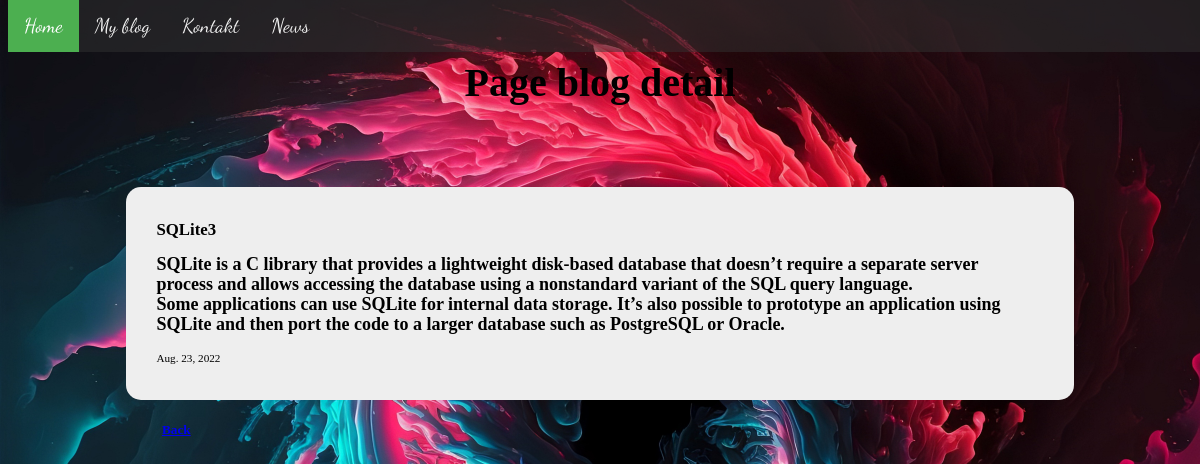
/blog/5/, run on the app's committed database.
### blog/models.py (models this page shows, shortened)
class Blog(models.Model):
    title = models.CharField(max_length=200)
    description = models.TextField(max_length=550)
    date = models.DateField()

### blog/views.py (the view)
# urls.py: path('<int:blog_id>/', views.detail, name='blog_detail'),
def detail(request, blog_id):
    blog = get_object_or_404(Blog, pk=blog_id)
    return render(request, "blog/detail.html", {'id': blog})

### blog/templates/blog/detail.html (shortened to what this page needs)
<!DOCTYPE html>
<html lang="en">
<head>
</head>
<body>
    {% extends 'portfolio/base.html' %}
    {% block content %}
        <h1 class="s">Page blog detail</h1><br>
        <div class="as">
            <p><h2>{{ id.title }}</h2></p>
            <p><h4>{{ id.description|safe }}</h3></p>
            <p>{{ id.date }}</p>
        </div>
        <h5><a class="back" href="{% url 'blog:all_blog' %}">Back</a></h4>
    {% endblock %}

### static/home/css/base.css (style rules this page uses)
.fon { background-image: url('spase.jpg'); background-repeat: no-repeat; background-attachment: fixed; background-size: cover; height: 400px; }

### blog/templates/blog/detail.html (style rules this page uses)
.s { text-align: center; margin-top: 5%; font-size:40px; }
.as { font-size: 70%; margin-right: 10%; margin-left: 10%; margin-top:3%; line-height: 0px; padding: 30px; background-color: rgb(238, 238, 238); border-radius: 15px; }
.back { margin-left: 13%; }
h4 { font-size: large; line-height:20px; }

### data on the page
Blog: title "SQLite3", description "SQLite is a C library that provides a lightweight disk-based database that doesn’t require a separate server process and allows accessing the database using a nonstandard variant of the SQL query language. Some applications can use SQLite for internal data storage. It’s also possible to prototype an application using SQLite and then port the code to a larger database such as PostgreSQL or Oracle.", date "Aug. 23, 2022"
